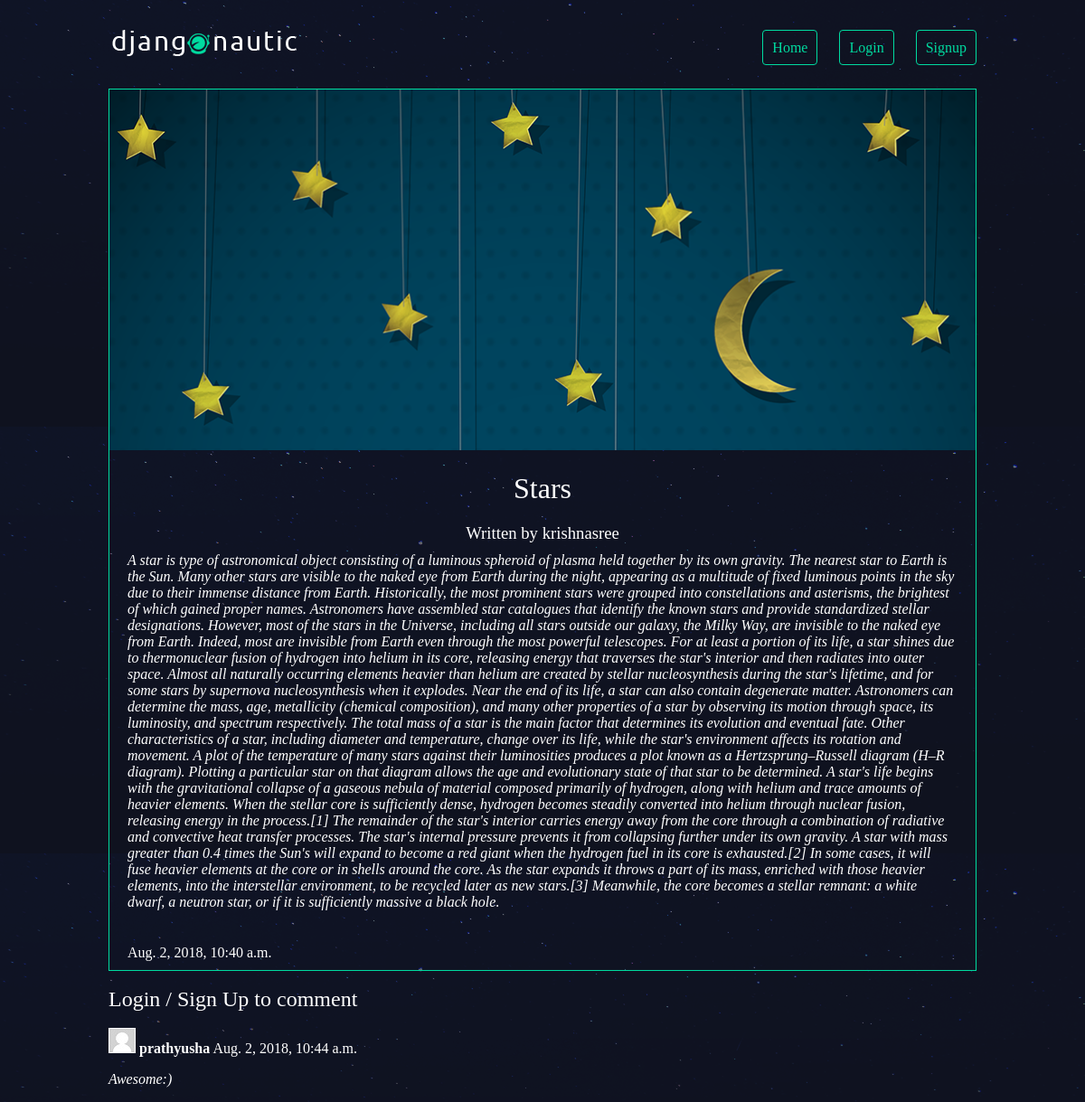
The app's page /articles/stars/ with its own data.
### articles/models.py (models this page shows, shortened)
class Article(models.Model):
    title = models.CharField(max_length=100)
    slug = models.SlugField()
    body = models.TextField()
    date = models.DateTimeField(auto_now_add=True)
    thumb = models.ImageField(default='star.jpg', blank=True)
    author = models.ForeignKey(User, default=None, on_delete=models.CASCADE)

class Comment(models.Model):
    post = models.ForeignKey('Article', on_delete=models.CASCADE, related_name='comments')
    author = models.ForeignKey(User, default=None, on_delete=models.CASCADE, related_name='comments_author')
    text = models.TextField()
    created_date = models.DateTimeField(auto_now_add=True)
    approved_comment = models.BooleanField(default=False)

### articles/views.py (the view)
# urls.py: url(r'^(?P<slug>[\w-]+)/$', views.article_detail, name="detail"),
def article_detail(request, slug):
    instance = Article.objects.get(slug=slug)
    return render(request, "articles/article_detail.html", {'instance': instance})

### articles/templates/articles/article_detail.html (shortened to what this page needs)
{% extends 'base_layout.html' %}
{% block content %}
<div class="article-detail">
    <div class="article">
        <img src="{{ instance.thumb.url }}" />
        <h2>{{ instance.title }}</h2>
        <h3>Written by {{ instance.author.username }}</h3>
        <p><i>{{ instance.body }}</i></p>
        <br>
        <p>{{ instance.date }}</p>
    </div>
</div>
{% if user.is_authenticated %}
<br>
<br>
<a class="highlight" href="{% url 'articles:add_comment_to_post' slug=instance.slug %}">Add comment</a>
<br>
<br>
{% for comment in instance.comments.all %}
    {% if user.is_authenticated or comment.approved_comment %}
    <div class="comment">
        <div class="date">
          <img src='/prof.jpg' />
          <strong>{{ comment.author }}</strong>
          {{ comment.created_date }}
        </div>
        <p><i>{{ comment.text|linebreaks }}</i></p>
    </div>
    {% endif %}
{% empty %}
    <p>No comments here yet :(</p>
{% endfor %}
{% else %}
<br>
<h2>Login / Sign Up to comment</h2>
<br>
{% for comment in instance.comments.all %}
    <div class="comment">
        <div class="date">
            <img src='/prof.jpg' />
            <strong>{{ comment.author }}</strong>
            {{ comment.created_date }}
        </div>
        <p><i>{{ comment.text|linebreaks }}</i></p>
    </div>
{% empty %}
    <p>No comments here yet :(</p>
{% endfor %}
{% endif %}
{% endblock %}

### assets/styles.css (style rules this page uses)
body { background-color: #0f121f; background-image: url(/static/stars.png); background-repeat-y: no-repeat; color: #fff; }
body * { font-family: Ubuntu; }
h1, h2, h3, h4, h5 { font-weight: normal; margin: 0; }
.article { padding: 10px; border: 1px solid #00dba0; position: relative; padding-bottom: 40px; }
.article h2 { font-size: 1.2em; }
.article-detail .article { padding: 0; }
.article-detail .article img { max-width: 100%; }
.article-detail .article h2 { text-align: center; margin: 20px auto; font-size: 2em }
.article-detail .article h3 { text-align: center; }
.article-detail .article p { margin: 10px 20px }

### records on screen
Article: thumb (picture), title "Stars", author.username "krishnasree", body "A star is type of astronomical object consisting of a luminous spheroid of plasma held together by its own gravity. The nearest star to Earth is the Sun. Many other stars are visible to the naked eye from Earth during the night, appearing as a multitude of fixed luminous points in the sky due to their immense distance from Earth. Historically, the most prominent stars were grouped into constellations and asterisms, the brightest of which gained proper names. Astronomers have assembled star catalogues that identify the known stars and provide standardized stellar designations. However, most of the stars in the Universe, including all stars outside our galaxy, the Milky Way, are invisible to…", date "Aug. 2, 2018, 10:40 a.m."
Comment: author "prathyusha", created_date "Aug. 2, 2018, 10:44 a.m."
